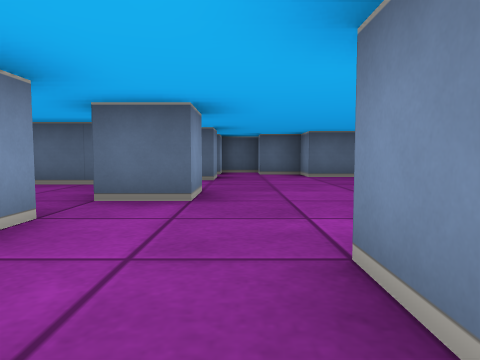
[1] (above)

24 first-person views from a walk through a cub3D ray-caster map. The camera is about half as high as the walls, tilts 4° down and sees 70° across. The floor is counted in squares. Each view is taken from the middle of a square. On the plan, view 1 faces up. The plan holds only what a view shows up to about 9 squares ahead; the rest is blank.

[2]
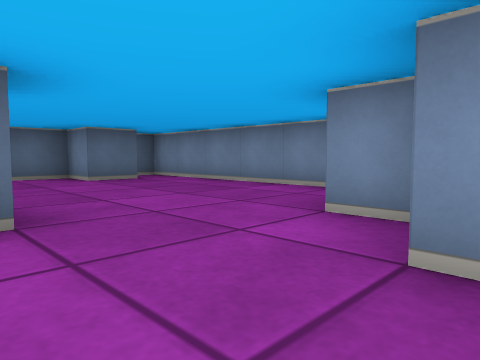

[3]
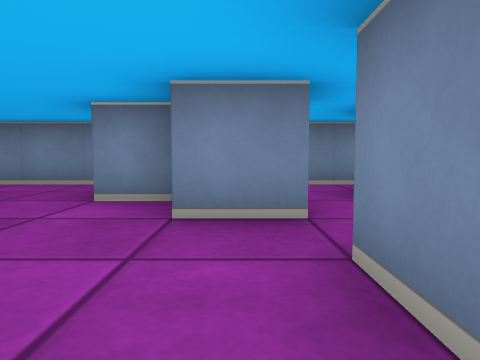

[4]
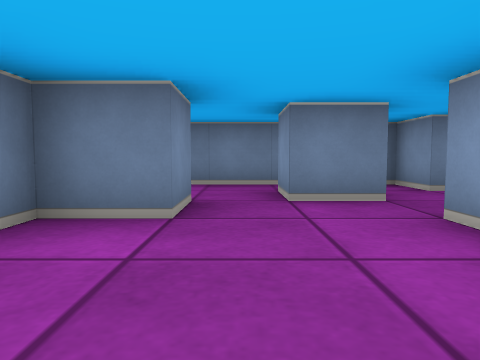

[5]
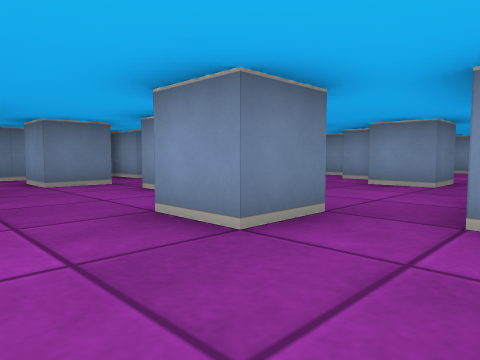

[6]
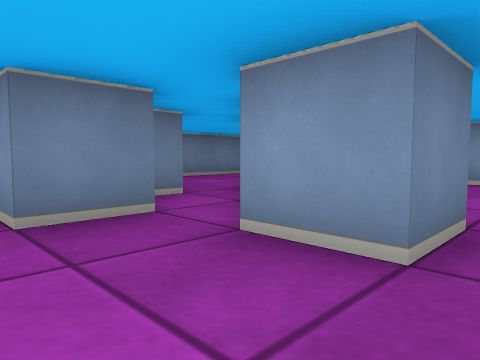

[7]
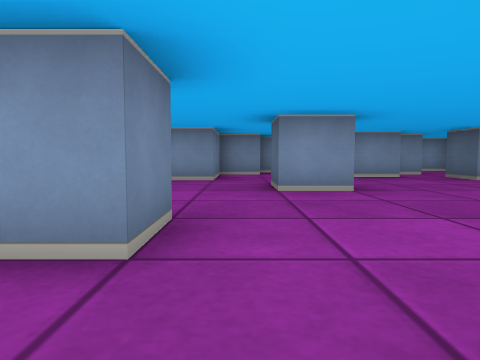

[8]
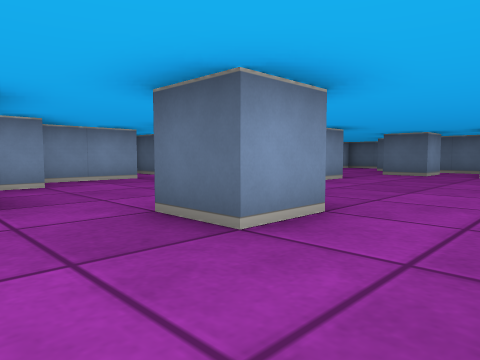

[9]
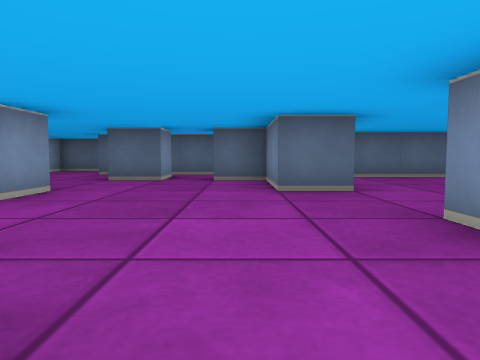

[10]
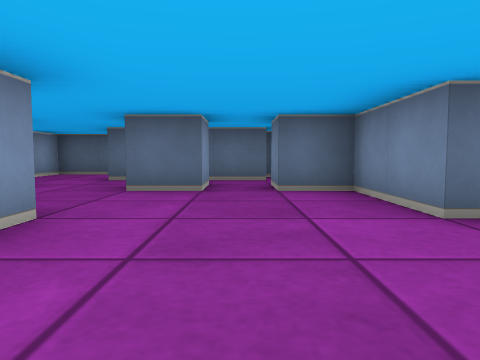

[11]
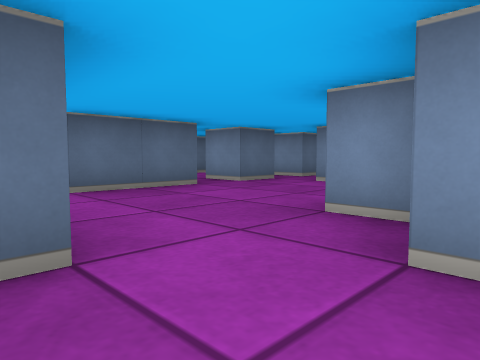

[12]
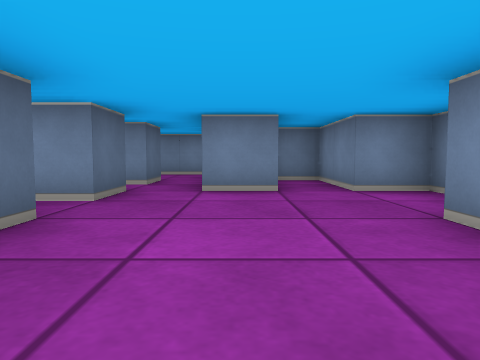

[13]
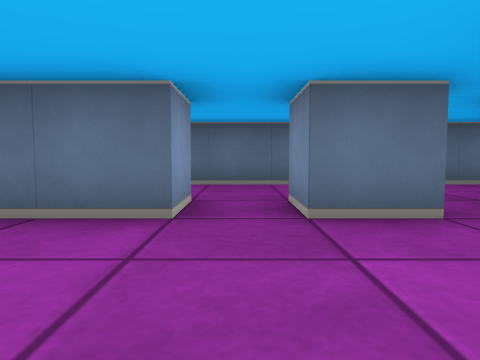

[14]
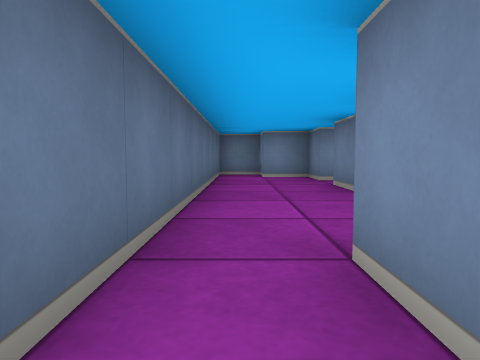

[15]
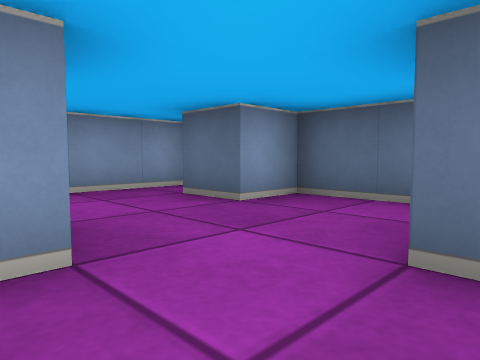

[16]
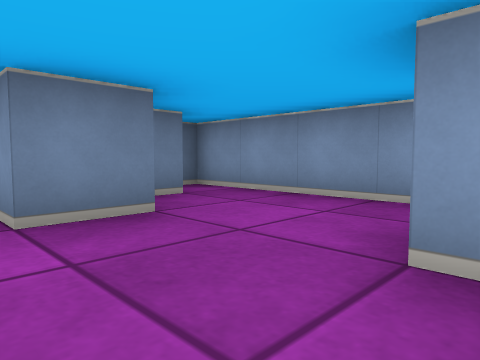

[17]
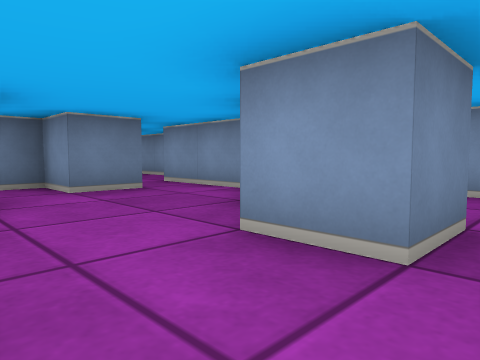

[18]
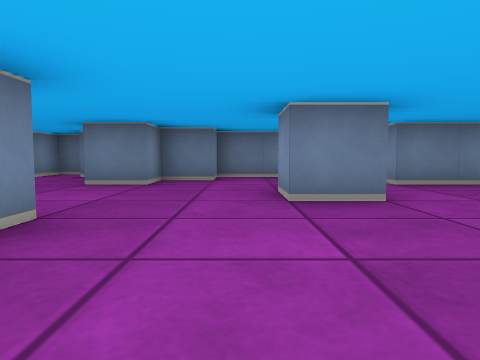

[19]
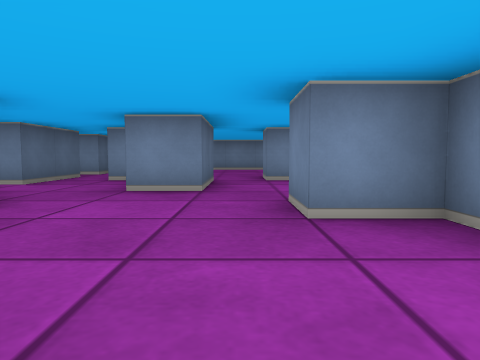

[20]
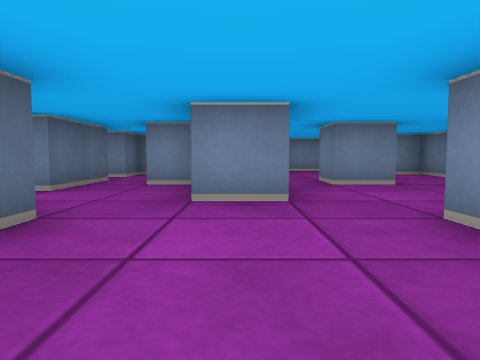

[21]
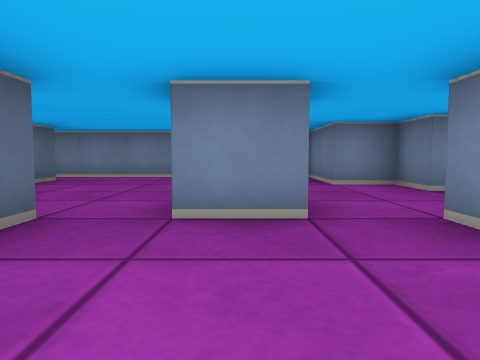

[22]
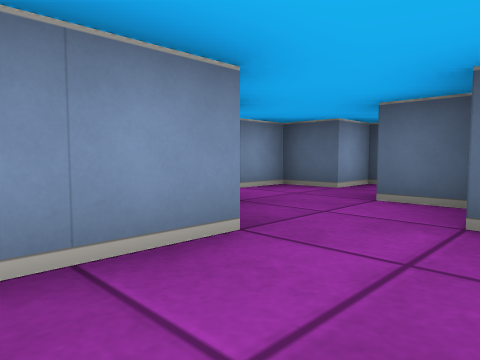

[23]
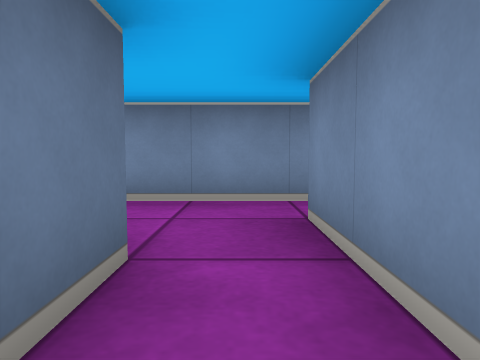

[24]
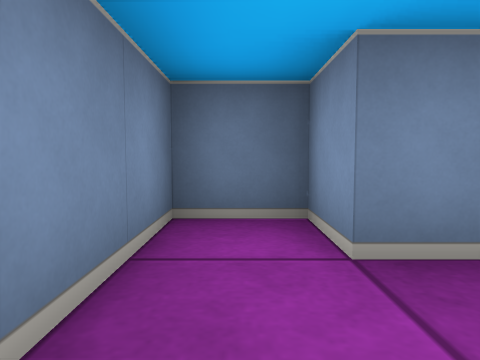

### Floor plan
Key: @ floor where view 1 was taken; # wall or solid block; . floor; T thing the floor can be seen under or through.
Columns run from 15 left of view 1 to 4 right of it. Each row starts with its distance up from view 1.
 17   ###   ###########
 16 #.#..  ##.........#
 15 #....###..##.....###
 14 #..........##.#.##.#
 13 #..#..#.##.........#
 12 #.##.....#.....###.#
 11 ###......#.......###
 10  #...#......##.#####
  9  #.##......#########
  8  ...#.....##.....#.#
  7 #.#...........#....#
  6 # ##...#....###....#
  5    ##..............#
  4     ##....#...#....#
  3        ..TT........#
  2        #TTT###...###
  1         ..T #...## #
  0        ...  ..#@...#
 -1       ...   #.... .#
 -2       ##    #####

Where each view was taken, in squares from view 1:
view 1: 0 up, 0 right, facing up
view 2: 1 up, 1 left, facing up-right
view 3: 1 up, 2 left, facing right
view 4: 4 up, 0 right, facing down
view 5: 6 up, 1 right, facing down-left
view 6: 5 up, 3 left, facing down-left
view 7: 5 up, 3 left, facing left
view 8: 4 up, 6 left, facing up-left
view 9: 6 up, 7 left, facing up
view 10: 8 up, 8 left, facing up
view 11: 9 up, 6 left, facing up-right
view 12: 12 up, 5 left, facing right
view 13: 11 up, 2 left, facing up
view 14: 16 up, 6 left, facing right
view 15: 13 up, 10 left, facing up-left
view 16: 16 up, 11 left, facing down-left
view 17: 14 up, 10 left, facing down-left
view 18: 10 up, 7 left, facing down
view 19: 5 up, 8 left, facing right
view 20: 6 up, 7 left, facing right
view 21: 4 up, 4 left, facing right
view 22: 11 up, 4 left, facing up-left
view 23: 13 up, 0 right, facing right
view 24: 14 up, 3 right, facing down
